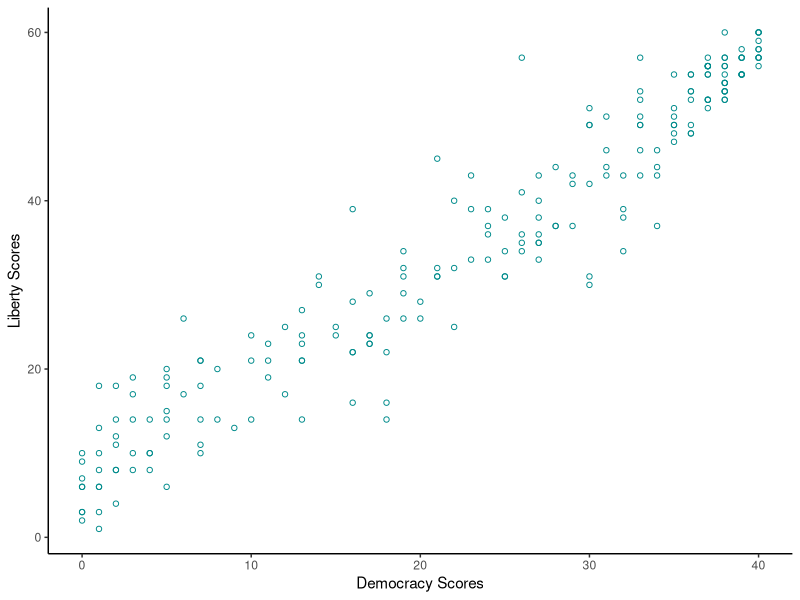

Generate this figure with R:
## ---- chunk 1
library(tidyverse)
## ---- chunk 2

FIW <- read.csv(file = 'data/2020_All_Data_FIW_2013-2020.csv', skip = 1)
head(FIW)
## ---- chunk 3

#library(dplyr)


FIW2020 <- filter(FIW, Edition == '2020') #Filter for 2020 data only


FIW2020 %>% 
  select(Country.Territory, C.T, Edition, A, B, C, D, E, F, G) %>% # select relevant variables
  filter(C.T == "c") %>%
  head(10) # output the first 10 rows
## ---- chunk 4

FIW2020 <- FIW2020 %>% #create democracy_score
  mutate(democracy_score = A + B + C)

summary(FIW2020$democracy_score)

FIW2020 <- FIW2020 %>% #create liberty_score
  mutate(liberty_score = D + E + F + G)

summary(FIW2020$liberty_score)
## ---- chunk 5

ggplot(FIW2020, aes(x=democracy_score, y=liberty_score)) +
  geom_point(color = 'darkcyan', shape=1)+
  theme_classic() +
  labs(x = 'Democracy Scores',
       y = 'Liberty Scores')
## ---- chunk 6


FIW2020 <- FIW2020 %>%
  mutate(democracy_status = case_when(democracy_score < 21  ~ 'NonDemocratic', TRUE ~ 'Democratic'))


test1 <- FIW2020 %>%
  filter(democracy_status %in% c('NonDemocratic', 'Democratic')) %>%
  t.test(liberty_score ~ democracy_status, data = .)


test1
